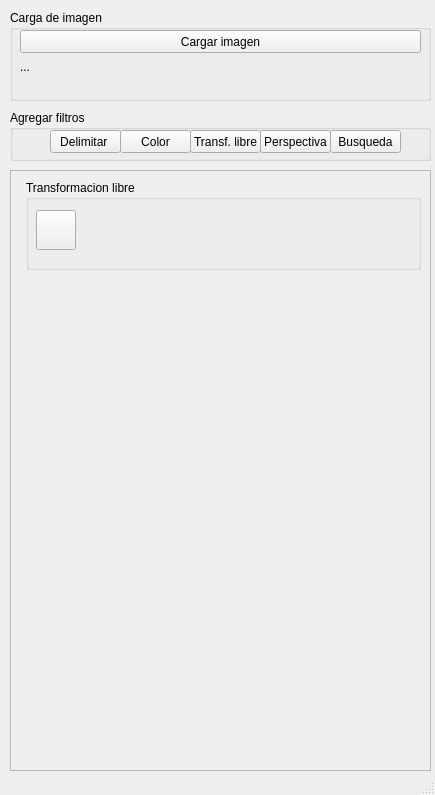
<?xml version="1.0" encoding="UTF-8"?>
<ui version="4.0">
 <class>MainWindow</class>
 <widget class="QMainWindow" name="MainWindow">
  <property name="geometry">
   <rect>
    <x>0</x>
    <y>0</y>
    <width>435</width>
    <height>795</height>
   </rect>
  </property>
  <property name="windowTitle">
   <string>MainWindow</string>
  </property>
  <widget class="QWidget" name="centralwidget">
   <widget class="QGroupBox" name="gbr_load_image">
    <property name="geometry">
     <rect>
      <x>10</x>
      <y>10</y>
      <width>421</width>
      <height>91</height>
     </rect>
    </property>
    <property name="title">
     <string>Carga de imagen</string>
    </property>
    <widget class="QPushButton" name="btn_load_image">
     <property name="geometry">
      <rect>
       <x>10</x>
       <y>20</y>
       <width>401</width>
       <height>23</height>
      </rect>
     </property>
     <property name="text">
      <string>Cargar imagen</string>
     </property>
    </widget>
    <widget class="QLabel" name="lbl_load_image">
     <property name="geometry">
      <rect>
       <x>10</x>
       <y>50</y>
       <width>391</width>
       <height>31</height>
      </rect>
     </property>
     <property name="text">
      <string>...</string>
     </property>
     <property name="alignment">
      <set>Qt::AlignLeading|Qt::AlignLeft|Qt::AlignTop</set>
     </property>
    </widget>
   </widget>
   <widget class="QScrollArea" name="scrollArea_filters">
    <property name="geometry">
     <rect>
      <x>10</x>
      <y>170</y>
      <width>421</width>
      <height>601</height>
     </rect>
    </property>
    <property name="widgetResizable">
     <bool>true</bool>
    </property>
    <property name="alignment">
     <set>Qt::AlignRight|Qt::AlignTrailing|Qt::AlignVCenter</set>
    </property>
    <widget class="QWidget" name="scrollAreaWidgetContents">
     <property name="geometry">
      <rect>
       <x>0</x>
       <y>0</y>
       <width>419</width>
       <height>599</height>
      </rect>
     </property>
     <layout class="QGridLayout" name="gridLayout">
      <item row="0" column="0">
       <layout class="QFormLayout" name="formLayout">
        <item row="0" column="1">
         <widget class="QGroupBox" name="tl_group">
          <property name="minimumSize">
           <size>
            <width>0</width>
            <height>90</height>
           </size>
          </property>
          <property name="title">
           <string>Transformacion libre</string>
          </property>
          <widget class="QPushButton" name="tl_btn_lines">
           <property name="geometry">
            <rect>
             <x>10</x>
             <y>30</y>
             <width>40</width>
             <height>40</height>
            </rect>
           </property>
           <property name="minimumSize">
            <size>
             <width>40</width>
             <height>40</height>
            </size>
           </property>
           <property name="maximumSize">
            <size>
             <width>40</width>
             <height>40</height>
            </size>
           </property>
           <property name="toolTip">
            <string>&lt;html&gt;&lt;head/&gt;&lt;body&gt;&lt;p&gt;Dibujar linea&lt;/p&gt;&lt;/body&gt;&lt;/html&gt;</string>
           </property>
           <property name="whatsThis">
            <string>&lt;html&gt;&lt;head/&gt;&lt;body&gt;&lt;p&gt;Dibujar linea&lt;/p&gt;&lt;/body&gt;&lt;/html&gt;</string>
           </property>
           <property name="styleSheet">
            <string notr="true">border-color: rgb(255, 85, 0);</string>
           </property>
           <property name="text">
            <string/>
           </property>
           <property name="icon">
            <iconset>
             <normaloff>../icons/lineas.png</normaloff>../icons/lineas.png</iconset>
           </property>
           <property name="iconSize">
            <size>
             <width>32</width>
             <height>32</height>
            </size>
           </property>
          </widget>
         </widget>
        </item>
       </layout>
      </item>
     </layout>
    </widget>
   </widget>
   <widget class="QGroupBox" name="gbr_add_filter">
    <property name="geometry">
     <rect>
      <x>10</x>
      <y>110</y>
      <width>421</width>
      <height>51</height>
     </rect>
    </property>
    <property name="title">
     <string>Agregar filtros</string>
    </property>
    <property name="checkable">
     <bool>false</bool>
    </property>
    <widget class="QPushButton" name="btn_delimite">
     <property name="geometry">
      <rect>
       <x>40</x>
       <y>20</y>
       <width>71</width>
       <height>23</height>
      </rect>
     </property>
     <property name="text">
      <string>Delimitar </string>
     </property>
    </widget>
    <widget class="QPushButton" name="btn_color">
     <property name="geometry">
      <rect>
       <x>110</x>
       <y>20</y>
       <width>71</width>
       <height>23</height>
      </rect>
     </property>
     <property name="text">
      <string>Color</string>
     </property>
    </widget>
    <widget class="QPushButton" name="btn_transformation">
     <property name="geometry">
      <rect>
       <x>180</x>
       <y>20</y>
       <width>71</width>
       <height>23</height>
      </rect>
     </property>
     <property name="text">
      <string>Transf. libre</string>
     </property>
    </widget>
    <widget class="QPushButton" name="btn_perspective">
     <property name="geometry">
      <rect>
       <x>250</x>
       <y>20</y>
       <width>71</width>
       <height>23</height>
      </rect>
     </property>
     <property name="text">
      <string>Perspectiva</string>
     </property>
    </widget>
    <widget class="QPushButton" name="btn_search">
     <property name="geometry">
      <rect>
       <x>320</x>
       <y>20</y>
       <width>71</width>
       <height>23</height>
      </rect>
     </property>
     <property name="text">
      <string>Busqueda</string>
     </property>
    </widget>
   </widget>
  </widget>
  <widget class="QStatusBar" name="statusbar"/>
 </widget>
 <resources/>
 <connections/>
</ui>
